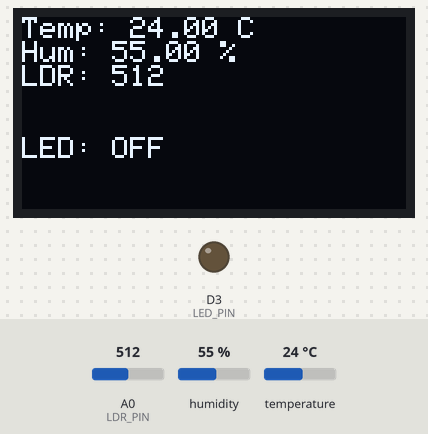
Bench run of a sketch on a simulated ESP8266 (NodeMCU). On the bench: 128×64 one-colour display, output pins drawn as LEDs (lit = HIGH). Inputs (shaded band) come from the test bench; at power-on: A0 (LDR_PIN) = 512, humidity 55 %, temperature 24 °C. What the sketch prints to the serial monitor is not drawn.

Above: at 1.8 s.
1.9 s: A0 (LDR_PIN) set to 485
At 3.3 s:
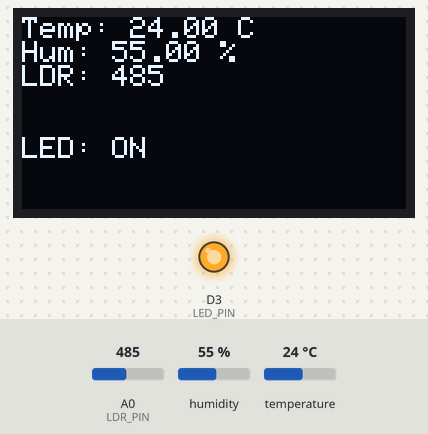
3.6 s: A0 (LDR_PIN) set to 510
At 5.1 s:
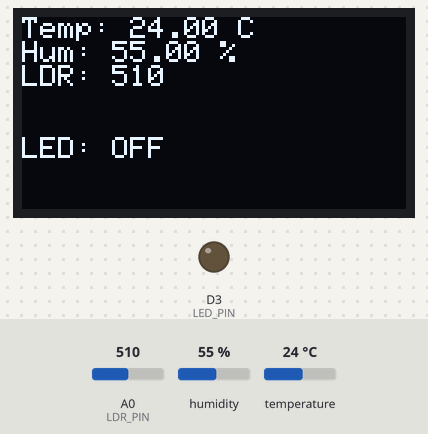
5.7 s: humidity set to 22 %
At 7.1 s:
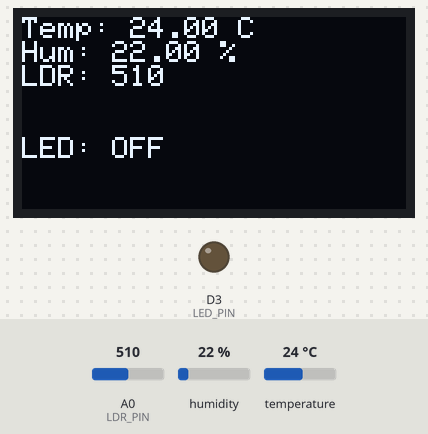
7.8 s: temperature set to 12 °C
At 8.9 s:
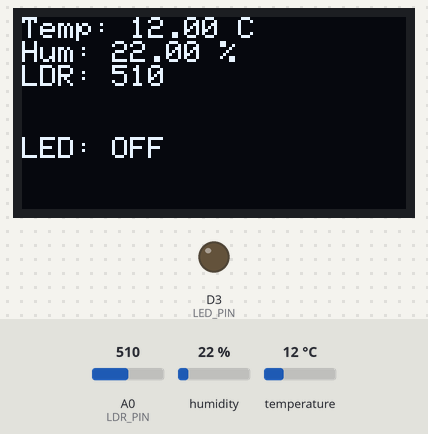
9.8 s: humidity set to 40 %
At 10.8 s:
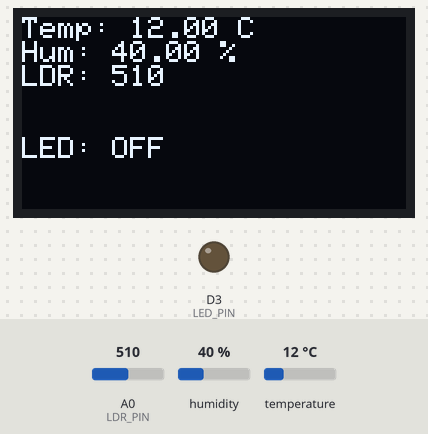
11.9 s: A0 (LDR_PIN) set to 490
At 13.9 s:
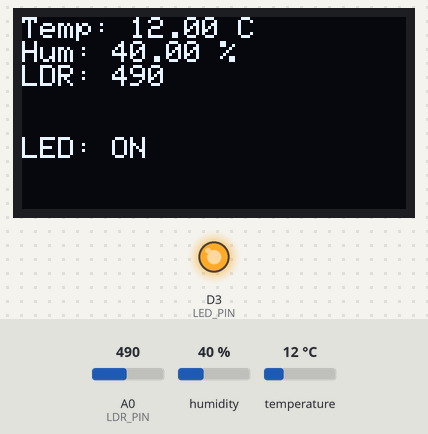
Timing chart, 0 to 15.0 s (numbered marks = the images above; inputs shaded):
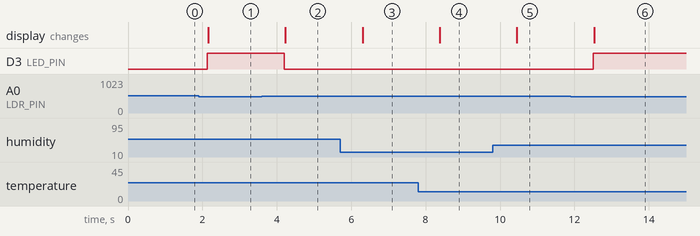

Measured:
- the behaviour switches between 500 and 499 on A0 (LDR_PIN) (found by bisection; images 0 and 1)
- after the input at 1.9 s, D3 (LED_PIN): LOW → HIGH after 0.23 s; the display: changes after 0.25 s (image 1)
- after the input at 3.6 s, D3 (LED_PIN): HIGH → LOW after 0.60 s; the display: changes after 0.63 s (image 2)
- after the input at 5.7 s, the display: changes after 0.61 s (image 3)
- after the input at 7.8 s, the display: changes after 0.58 s (image 4)
- after the input at 9.8 s, the display: changes after 0.66 s (image 5)
- after the input at 11.9 s, D3 (LED_PIN): LOW → HIGH after 0.61 s; the display: changes after 0.63 s (image 6)

The sketch:

ldr-oled-tem-and-humadity_USE_NODEMCU.ino
```cpp
#include <DHT.h>
#include <OakOLED.h> // OLED library for specific modules

// Pin Definitions
#define DHTPIN D4               // Pin for DHT sensor
#define DHTTYPE DHT11           // DHT11 or DHT22
#define LDR_PIN A0              // Analog pin for LDR
#define LED_PIN D3              // Digital pin for LED
#define LIGHT_THRESHOLD 500     // Threshold for light/dark

// Initialize OLED and DHT sensor
OakOLED oled;
DHT dht(DHTPIN, DHTTYPE);

void setup() {
  // Initialize serial monitor
  Serial.begin(115200);

  // Initialize sensors and OLED
  dht.begin();
  oled.begin();
  oled.clearDisplay();
  oled.setTextSize(1); // Adjust text size for more data
  oled.setTextColor(1);

  // Initialize LED pin
  pinMode(LED_PIN, OUTPUT);

  Serial.println("Setup complete.");
}

void loop() {
  // Read temperature and humidity
  float temp = dht.readTemperature();
  float hum = dht.readHumidity();

  // Read light intensity from LDR
  int ldrValue = analogRead(LDR_PIN);

  // Check sensor validity
  if (isnan(temp) || isnan(hum)) {
    Serial.println("Failed to read from DHT sensor!");
    oled.clearDisplay();
    oled.setCursor(0, 0);
    oled.println("Sensor Error!");
    oled.display();
    delay(500);
    return;
  }

  // Display data on Serial Monitor
  Serial.print("Temp: ");
  Serial.print(temp);
  Serial.print(" °C, Hum: ");
  Serial.print(hum);
  Serial.print(" %, LDR: ");
  Serial.println(ldrValue);

  // Control LED based on light intensity
  if (ldrValue < LIGHT_THRESHOLD) {
    digitalWrite(LED_PIN, HIGH); // Turn LED ON
    Serial.println("LED: ON");
  } else {
    digitalWrite(LED_PIN, LOW); // Turn LED OFF
    Serial.println("LED: OFF");
  }

  // Display data on OLED
  oled.clearDisplay();
  oled.setCursor(0, 0); // Start at the top-left corner
  oled.println("Temp: " + String(temp) + " C");
  oled.println("Hum: " + String(hum) + " %");
  oled.println("LDR: " + String(ldrValue));

  // Indicate LED state on OLED
  oled.setCursor(0, 40); // Adjust position
  if (ldrValue < LIGHT_THRESHOLD) {
    oled.println("LED: ON");
  } else {
    oled.println("LED: OFF");
  }

  oled.display(); // Show the data on OLED

  // Delay for stability
  delay(1000);
}
```

STM32_square_PROGRAMING.c
```cpp
//#include <stdio.h>
//#define square(x) ((x)*(x))
//
//int main()
//{
//    int x=5;
//    printf("x: %d square of x: %d",x,square(x));
//    return 0;
//}
```

STM32._print_nm.c
```cpp
#include<stdio.h>

 #define santanu printf("SANTANU");

 int main()
 {
     santanu;
 }
```

TASK.c
```cpp
// Task 1.Create Car structure globally consisting of Model, colour and price and print on the screen.


// #include <stdio.h>
// struct Car {
//     char model[30];
//     char color[15];
//     int seats;
//     double price;
// };
// struct Car car = {"Honda Civic", "Blue", 4, 22000.00};

// void printCarDetails() {
//     printf("Car Details:\n");
//     printf("Model: %s\n", car.model);
//     printf("Color: %s\n", car.color);
//     printf("Seats: %d\n",car.seats);
//     printf("Price: $%.2lf\n", car.price);
// }

// int main() {
//     printCarDetails();
//     return 0;
// }

// // Task 2 Write a program to create structure globally enter the name,age and salary of employees and manager.
// If the manager age is above 30 then the salary will be 65000 otherwise 55000.


// #include <stdio.h>


// struct Employee {
//     char name[50];
//     int age;
//     float salary;
// };


// struct Employee manager, employee;

// int main() {

//     printf("Enter Employee's Name: ");
//     scanf("%s", employee.name);
//     printf("Enter Employee's Age: ");
//     scanf("%d", &employee.age);
//     printf("Enter Employee's Salary: ");
//     scanf("%f", &employee.salary);


//     printf("\nEnter Manager's Name: ");
//     scanf("%s", manager.name);
//     printf("Enter Manager's Age: ");
//     scanf("%d", &manager.age);


//     if (manager.age > 30) {
//         manager.salary = 65000;
//     } else {
//         manager.salary = 55000;
//     }

//     printf("\nEmployee Details:\n");
//     printf("Name: %s\n", employee.name);
//     printf("Age: %d\n", employee.age);
//     printf("Salary: %.2f\n", employee.salary);


//     printf("\nManager Details:\n");
//     printf("Name: %s\n", manager.name);
//     printf("Age: %d\n", manager.age);
//     printf("Salary: %.2f\n", manager.salary);

//     return 0;
// }


// // Task 3 Create a structure named Book to store book details like title, author, and price. Write a C program to input details for
// three books, find the most expensive and the lowest priced books, and display their information.


// #include <stdio.h>


// struct Book {
//     char title[100];
//     char author[100];
//     float price;
// };

// int main() {
//     struct Book books[3];
//     int most_expensive_index = 0, lowest_priced_index = 0;

//     for (int i = 0; i < 3; i++) {
//         printf("\nEnter details for Book %d:\n", i + 1);
//         printf("Title: ");
//         scanf(" %[^\n]", books[i].title);
//         printf("Author: ");
//         scanf(" %[^\n]", books[i].author);
//         printf("Price: ");
//         scanf("%f", &books[i].price);

//         if (books[i].price > books[most_expensive_index].price) {
//             most_expensive_index = i;
//         }
//         if (books[i].price < books[lowest_priced_index].price) {
//             lowest_priced_index = i;
//         }
//     }

//     printf("\nMost Expensive Book:\n");
//     printf("Title: %s\n", books[most_expensive_index].title);
//     printf("Author: %s\n", books[most_expensive_index].author);
//     printf("Price: %.2f\n", books[most_expensive_index].price);

//     printf("\nLowest Priced Book:\n");
//     printf("Title: %s\n", books[lowest_priced_index].title);
//     printf("Author: %s\n", books[lowest_priced_index].author);
//     printf("Price: %.2f\n", books[lowest_priced_index].price);

//     return 0;
// }

// // Task 4 Define a structure named Circle to represent a circle with a radius. Write a C program to create user defined
// function to calculate the area and perimeter of two circles and display the results in the main function.

// #include <stdio.h>
// #define PI 3.14159


// struct Circle {
//     float radius;
// };

// float calculate_area(struct Circle c) {
//     return PI * c.radius * c.radius;
// }

// float calculate_perimeter(struct Circle c) {
//     return 2 * PI * c.radius;
// }

// int main() {
//     struct Circle circle1, circle2;


//     printf("Enter the radius of Circle 1: ");
//     scanf("%f", &circle1.radius);


//     printf("Enter the radius of Circle 2: ");
//     scanf("%f", &circle2.radius);


//     float area1 = calculate_area(circle1);
//     float perimeter1 = calculate_perimeter(circle1);


//     float area2 = calculate_area(circle2);
//     float perimeter2 = calculate_perimeter(circle2);


//     printf("\nCircle 1:\n");
//     printf("Radius: %.2f\n", circle1.radius);
//     printf("Area: %.2f\n", area1);
//     printf("Perimeter: %.2f\n", perimeter1);


//     printf("\nCircle 2:\n");
//     printf("Radius: %.2f\n", circle2.radius);
//     printf("Area: %.2f\n", area2);
//     printf("Perimeter: %.2f\n", perimeter2);

//     return 0;
// }
```

c_programing.cpp
```cpp
#include <stdio.h>

int main() {
    int i;
    for (i = 0; i < 5; i++) {
        if (i % 2 == 0) {
            printf("%d is even\n", i);
        } else {
            printf("%d is odd\n", i);
        }
    }
    return 0;
}
```

col-mod-price-car.c
```cpp
#include <stdio.h>

struct Car {
    char model[50];
    char colour[30];
    float price;
};

void printCar(struct Car car) {
    printf("Car Model: %s\n", car.model);
    printf("Car Colour: %s\n", car.colour);
    printf("Car Price: %.2f\n", car.price);
}

int main() {
    // Create a global Car instance
    struct Car myCar = {"BMW", "Red", 0001};

    // Print car details
    printCar(myCar);

    return 0;
}
```
